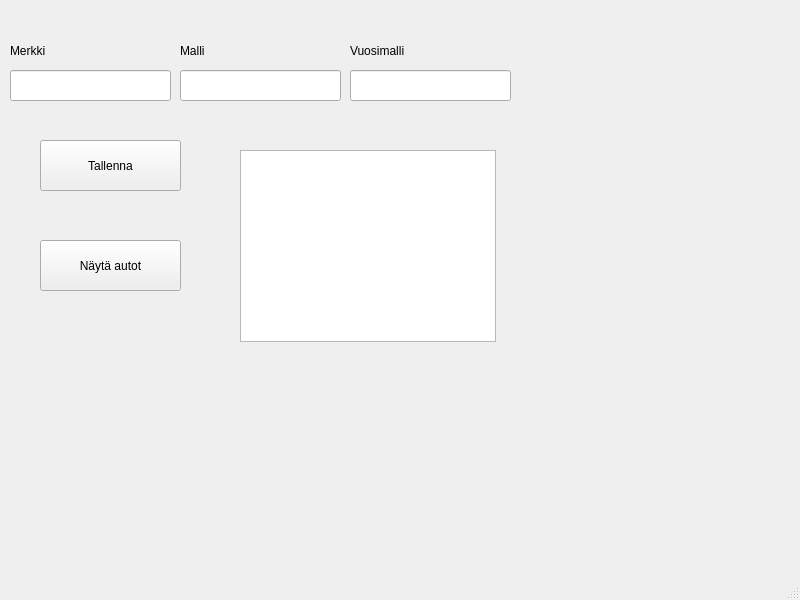
<?xml version="1.0" encoding="UTF-8"?>
<ui version="4.0">
 <class>MainWindow</class>
 <widget class="QMainWindow" name="MainWindow">
  <property name="geometry">
   <rect>
    <x>0</x>
    <y>0</y>
    <width>800</width>
    <height>600</height>
   </rect>
  </property>
  <property name="windowTitle">
   <string>MainWindow</string>
  </property>
  <widget class="QWidget" name="centralwidget">
   <widget class="QLabel" name="label">
    <property name="geometry">
     <rect>
      <x>10</x>
      <y>40</y>
      <width>171</width>
      <height>21</height>
     </rect>
    </property>
    <property name="text">
     <string>Merkki</string>
    </property>
   </widget>
   <widget class="QLineEdit" name="textBrand">
    <property name="geometry">
     <rect>
      <x>10</x>
      <y>70</y>
      <width>161</width>
      <height>31</height>
     </rect>
    </property>
   </widget>
   <widget class="QLabel" name="label_2">
    <property name="geometry">
     <rect>
      <x>180</x>
      <y>40</y>
      <width>171</width>
      <height>21</height>
     </rect>
    </property>
    <property name="text">
     <string>Malli</string>
    </property>
   </widget>
   <widget class="QLineEdit" name="textModel">
    <property name="geometry">
     <rect>
      <x>180</x>
      <y>70</y>
      <width>161</width>
      <height>31</height>
     </rect>
    </property>
   </widget>
   <widget class="QLabel" name="label_3">
    <property name="geometry">
     <rect>
      <x>350</x>
      <y>40</y>
      <width>171</width>
      <height>21</height>
     </rect>
    </property>
    <property name="text">
     <string>Vuosimalli</string>
    </property>
   </widget>
   <widget class="QLineEdit" name="textYearModel">
    <property name="geometry">
     <rect>
      <x>350</x>
      <y>70</y>
      <width>161</width>
      <height>31</height>
     </rect>
    </property>
   </widget>
   <widget class="QPushButton" name="btnSave">
    <property name="geometry">
     <rect>
      <x>40</x>
      <y>140</y>
      <width>141</width>
      <height>51</height>
     </rect>
    </property>
    <property name="text">
     <string>Tallenna</string>
    </property>
   </widget>
   <widget class="QPushButton" name="btnShow">
    <property name="geometry">
     <rect>
      <x>40</x>
      <y>240</y>
      <width>141</width>
      <height>51</height>
     </rect>
    </property>
    <property name="text">
     <string>Näytä autot</string>
    </property>
   </widget>
   <widget class="QTableView" name="tableCars">
    <property name="geometry">
     <rect>
      <x>240</x>
      <y>150</y>
      <width>256</width>
      <height>192</height>
     </rect>
    </property>
   </widget>
  </widget>
  <widget class="QMenuBar" name="menubar">
   <property name="geometry">
    <rect>
     <x>0</x>
     <y>0</y>
     <width>800</width>
     <height>21</height>
    </rect>
   </property>
  </widget>
  <widget class="QStatusBar" name="statusbar"/>
 </widget>
 <resources/>
 <connections/>
</ui>
